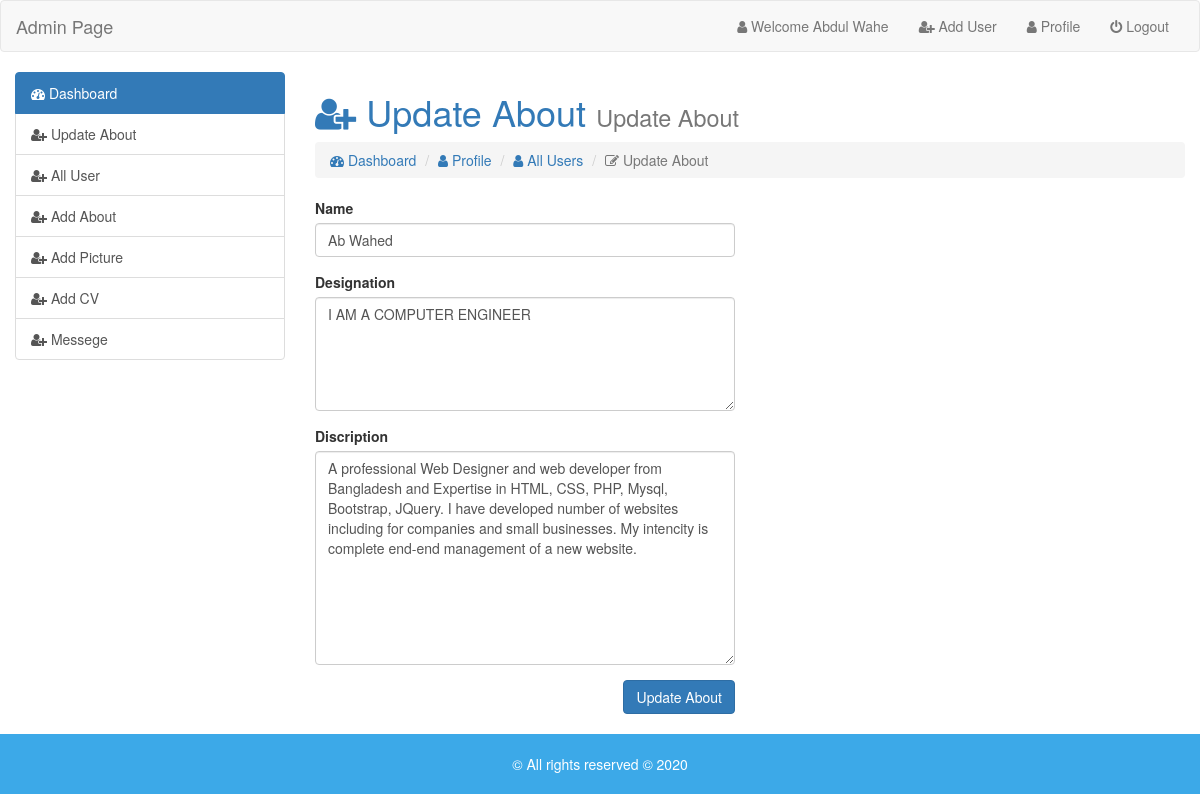
Screenshot of /admin/index.php?page=update_about (signed in) with the database file from the repository.
### tables this page shows
CREATE TABLE `about` (
  `Id` int(11) NOT NULL,
  `name` varchar(100) NOT NULL,
  `designation` varchar(255) NOT NULL,
  `photo` varchar(500) NOT NULL,
  `discription` varchar(1500) NOT NULL
);

### admin/index.php (the view, shortened to what this page needs)
<?php
include "connection.php";
?>
<?php
$user_email=$_SESSION['email'];
$query = mysqli_query($con,"SELECT * FROM `admin` WHERE `email`='$user_email' ");
$result = mysqli_fetch_assoc($query);
?>
<!DOCTYPE html>
<html lang="en">
  <head>
    <link href="css/bootstrap.min.css" rel="stylesheet">
    <link href="css/font-awesome.min.css" rel="stylesheet">
    <link href="css/dataTables.bootstrap.min.css" rel="stylesheet">
	<link rel="stylesheet" href="css/style.css" />
  </head>
  <body>
    <nav class="navbar navbar-default">
  <div class="container-fluid">
    <div class="navbar-header">
      <a class="navbar-brand" href="index.php">Admin Page</a>
    </div>
    <div class="collapse navbar-collapse" id="bs-example-navbar-collapse-1">
      <ul class="nav navbar-nav navbar-right">
        <li><a href="index.php?page=user_profile"><i class=" fa fa-user "></i> Welcome <?php echo $result['name'];?></a></li>
        <li><a href="index.php?page=adduser"><i class=" fa fa-user-plus "></i> Add User</a></li>
        <li><a href="index.php?page=user_profile"><i class=" fa fa-user "></i> Profile</a></li>
        <li><a href="logout.php"><i class=" fa fa-power-off "></i> Logout</a></li>
      </ul>
    </div>
  </div>
</nav>
<div class="container-fluid">
	<div class="row ">
		<div class="col-sm-3 	">
			<div class="list-group ">
				  <a href="index.php?page=dashboard" class="list-group-item active ">
					<i class="fa fa-dashboard"></i>  Dashboard
				  </a>
				  <a href="index.php?page=update_about" class="list-group-item "> <i class="fa fa-user-plus"></i> Update About</a>
				  <a href="index.php?page=all_user" class="list-group-item"> <i class="fa fa-user-plus"></i> All User</a>
				  <a href="index.php?page=addabout" class="list-group-item"> <i class="fa fa-user-plus"></i> Add About</a>
				  <a href="index.php?page=add_pgallery" class="list-group-item"> <i class="fa fa-user-plus"></i> Add Picture</a>
				  <a href="index.php?page=addcv" class="list-group-item"> <i class="fa fa-user-plus"></i> Add CV</a>
				  <a href="index.php?page=contact" class="list-group-item"> <i class="fa fa-user-plus"></i> Messege</a>
			</div>
		</div>
		<div class="col-sm-9">
			<div class="content" style="min-hight:500px;">
				<?php
				if(isset($_GET['page'])){
					$page = $_GET['page'].'.php';
				}else{
					$page = "dashboard.php";
				}
				if(file_exists($page)){
					require_once $page;
				}else{
					echo"<h1>File Not Found</h1>";
				}
				?>
			</div>
		</div>
	</div>
</div>
<footer class="footer-area" style="
		background:#3CA9E8;
		text-align:center;
		padding:20px 0;color:#fff;
		margin-top:20px;">
	<p style="margin:0;">© All rights reserved © 2020 </p>
</footer>
  </body>
</html>

### admin/update_about.php (shortened to what this page needs)
<?php
include "connection.php";
?>
<h1 class="text-primary"><i class="fa fa-user-plus"></i> Update About <small>Update About</small></h1>
	<ol class="breadcrumb">
		<li><a href="index.php?page=dashboard"><i class="fa fa-dashboard"></i> Dashboard</a></li>
		<li><a href="index.php?page=user_profile"><i class="fa fa-user"></i> Profile</a></li>
		<li><a href="index.php?page=all_user"><i class="fa fa-user"></i> All Users</a></li>
		 <li class="active"><i class="fa fa-pencil-square-o"></i> Update About</li>
	</ol>
	<?php
	$query = mysqli_query($con,"SELECT * FROM `about` where Id= 10 ");
	$result = mysqli_fetch_assoc($query);
	?>
	<div class="row">
	<div class="col-sm-6">
		<form action="" method="POST" >
			<div class="form-group">
				<label for="name"> Name</label>
				<input type="text" name="name" placeholder="Enter Student Name" id="name" class="form-control" value="<?php echo $result['name'];?>" required=""/>
			</div>
			<div class="form-group">
				<label for="designation">Designation</label>
				<textarea name="designation" cols="40" rows="5" class="form-control" id="designation"  required=""><?php echo $result['designation'];?></textarea>
			</div>
			<div class="form-group">
				<label for="discription">Discription</label>
				<textarea name="discription" cols="50" rows="10" class="form-control" id="discription"  required=""><?php echo $result['discription'];?></textarea>
			</div>
			<div class="form-group">
				<input type="submit" name="submit"  value="Update About" class="btn btn-primary pull-right" />
			</div>
		</form>
	</div>
</div>

### admin/css/style.css (style rules this page uses)
.content { min-height:500px; }

### rows the page displays
about: name "Ab Wahed", designation "I AM A COMPUTER ENGINEER", discription "A professional Web Designer and web developer from Bangladesh and Expertise in HTML, CSS, PHP, Mysql, Bootstrap, JQuery. I have developed number of websites including for companies and small businesses. My intencity is complete end-end management of a new website."

### other values shown
$result['name'] "Abdul Wahe"
